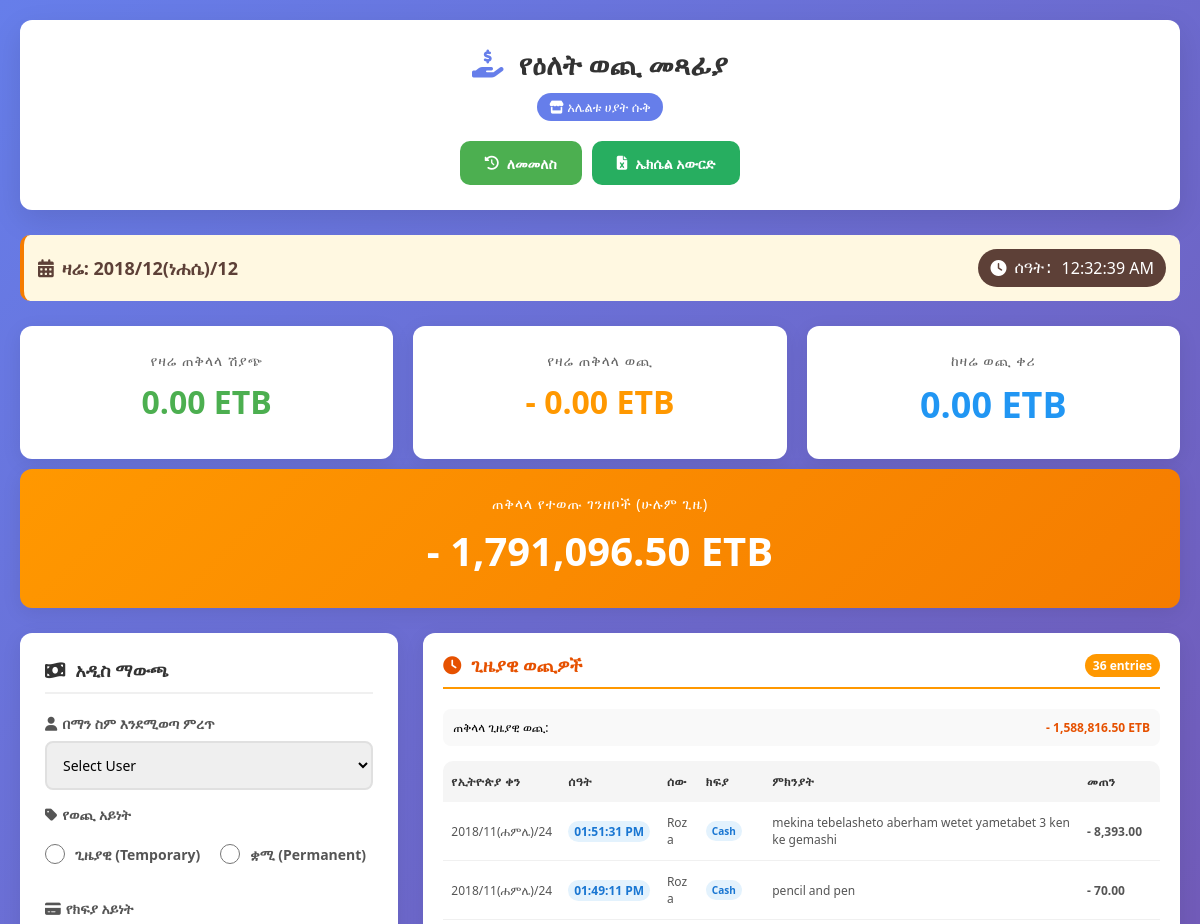
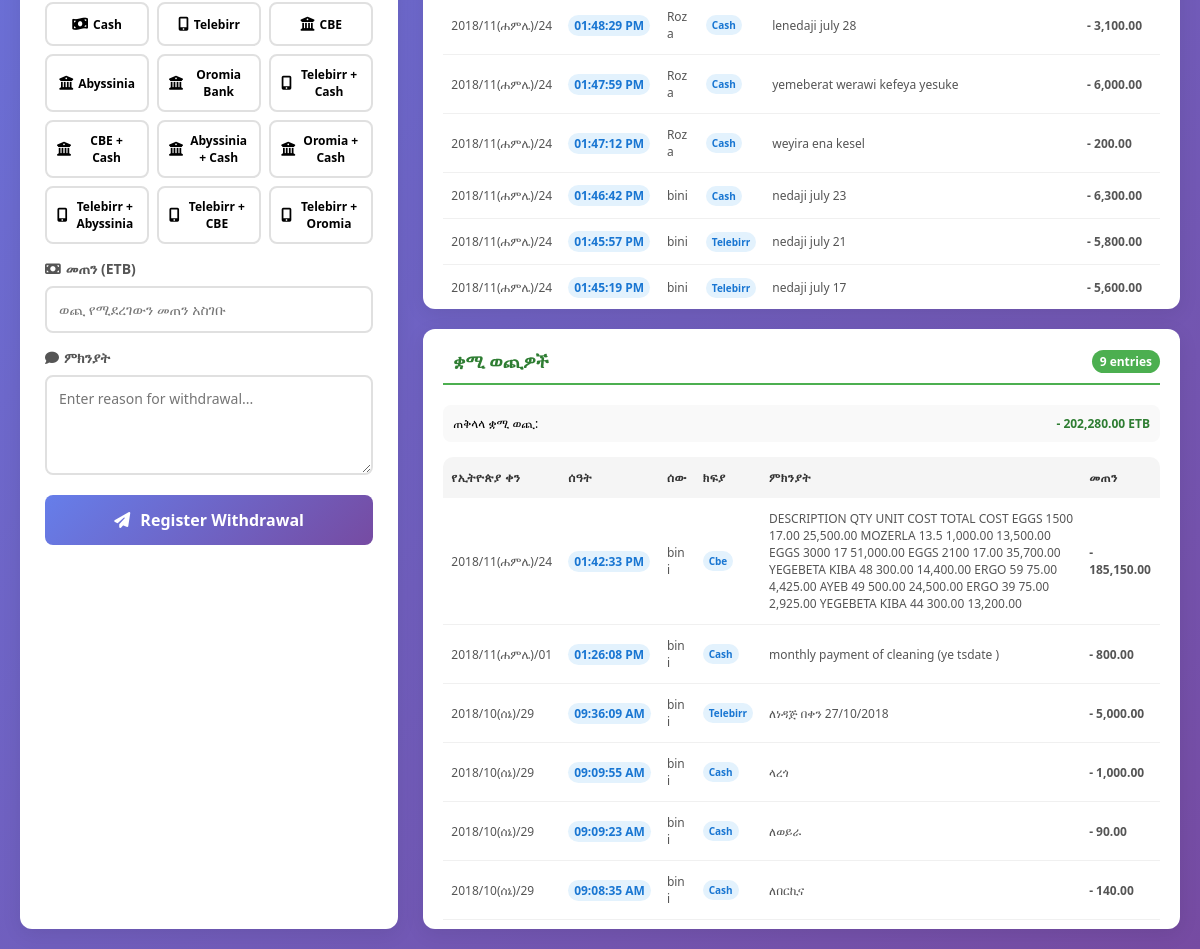
Page /daily_cashier.php (signed in) on the committed database (2 pictures, top to bottom).
### tables this page shows
CREATE TABLE `daily_withdrawals` (
  `id` int(11) NOT NULL AUTO_INCREMENT,
  `user_id` int(11) DEFAULT NULL,
  `branch_id` int(11) DEFAULT NULL,
  `username` varchar(100) DEFAULT NULL,
  `amount` decimal(10,2) DEFAULT NULL,
  `reason` text DEFAULT NULL,
  `gregorian_date` date DEFAULT NULL,
  `ethiopian_date` varchar(50) DEFAULT NULL,
  `created_at` datetime DEFAULT current_timestamp(),
  `ethiopian_time` varchar(20) DEFAULT NULL,
  `gregorian_time` varchar(20) DEFAULT NULL,
  `payment_type` varchar(50) DEFAULT 'cash',
  `withdrawal_type` varchar(20) DEFAULT 'ጊዜያዊ',
  PRIMARY KEY (`id`)
);

CREATE TABLE `users` (
  `id` int(11) NOT NULL AUTO_INCREMENT,
  `username` varchar(50) NOT NULL,
  `password` varchar(255) NOT NULL,
  `password_changed` tinyint(1) DEFAULT 0,
  `full_name` varchar(100) NOT NULL,
  `role` enum('admin','manager','cashier','seller','boss','super_admin') DEFAULT 'seller',
  `branch_id` int(11) DEFAULT NULL,
  `created_by` int(11) DEFAULT NULL,
  `created_at` timestamp NOT NULL DEFAULT current_timestamp(),
  `is_active` tinyint(1) DEFAULT 1,
  `read_only` tinyint(1) NOT NULL DEFAULT 0 COMMENT '1 = user can only view, cannot add/edit/delete',
  PRIMARY KEY (`id`)
);

### daily_cashier.php (the view, shortened to what the rows shown need)
<?php
require_once 'config.php';
mysqli_query($conn, "SET time_zone = '+03:00'");
$current_branch_id = getCurrentBranchId($conn, $_SESSION['user_id'], $_SESSION['role']);
function get_ethiopian_date($timestamp = null) {
    if ($timestamp === null) {
        $timestamp = time();
    }
    $greg_year = (int)date('Y', $timestamp);
    $greg_month = (int)date('n', $timestamp);
    $greg_day = (int)date('j', $timestamp);
    $ethiopian_months = [
        1 => 'መስከረም', 2 => 'ጥቅምት', 3 => 'ህዳር', 4 => 'ታህሳስ',
        5 => 'ጥር', 6 => 'የካቲት', 7 => 'መጋቢት', 8 => 'ሚያዝያ',
        9 => 'ግንቦት', 10 => 'ሰኔ', 11 => 'ሐምሌ', 12 => 'ነሐሴ', 13 => 'ጳጉሜ'
    ];
    $is_gregorian_leap = (($greg_year % 4 == 0 && $greg_year % 100 != 0) || ($greg_year % 400 == 0));
    $new_year_day = ($is_gregorian_leap && $greg_month > 9) ? 12 : 11;
    if ($greg_month > 9 || ($greg_month == 9 && $greg_day >= $new_year_day)) {
        $ethiopian_year = $greg_year - 7;
    } else {
        $ethiopian_year = $greg_year - 8;
    }
    $month_days = [30, 30, 30, 30, 30, 30, 30, 30, 30, 30, 30, 30, 5];
    $is_ethiopian_leap = (($ethiopian_year % 4) == 3);
    $new_year_timestamp = mktime(0, 0, 0, 9, $new_year_day, $greg_year);
    if ($timestamp < $new_year_timestamp) {
        $prev_year = $greg_year - 1;
        $prev_year_leap = (($prev_year % 4 == 0 && $prev_year % 100 != 0) || ($prev_year % 400 == 0));
        $prev_new_year_day = ($prev_year_leap) ? 12 : 11;
        $new_year_timestamp = mktime(0, 0, 0, 9, $prev_new_year_day, $prev_year);
    }
    $days_since_new_year = floor(($timestamp - $new_year_timestamp) / (60 * 60 * 24));
    $remaining_days = $days_since_new_year;
    $ethiopian_month = 1;
    for ($m = 0; $m < 13; $m++) {
        if ($remaining_days < $month_days[$m]) {
            $ethiopian_month = $m + 1;
            $ethiopian_day = $remaining_days + 1;
            break;
        }
        $remaining_days -= $month_days[$m];
    }
    return [
        'date' => $ethiopian_year . '/' . sprintf('%02d', $ethiopian_month) . '(' . $ethiopian_months[$ethiopian_month] . ')/' . sprintf('%02d', $ethiopian_day),
        'year' => $ethiopian_year,
        'month' => $ethiopian_month,
        'month_name' => $ethiopian_months[$ethiopian_month],
        'day' => $ethiopian_day
    ];
}
$all_withdrawals_list_query = mysqli_query($conn, "
    SELECT dw.*, u.username
    FROM daily_withdrawals dw
    LEFT JOIN users u ON dw.user_id = u.id
    WHERE dw.branch_id = $current_branch_id
    ORDER BY dw.created_at DESC
    LIMIT 500
");
$temp_withdrawals = [];
$perm_withdrawals = [];
if(mysqli_num_rows($all_withdrawals_list_query) > 0) {
    mysqli_data_seek($all_withdrawals_list_query, 0);
    while($withdrawal = mysqli_fetch_assoc($all_withdrawals_list_query)) {
        if($withdrawal['withdrawal_type'] == 'ጊዜያዊ') {
            $temp_withdrawals[] = $withdrawal;
        } else {
            $perm_withdrawals[] = $withdrawal;
        }
    }
}
?>
<!DOCTYPE html>
<html lang="en">
<head>
    <link rel="stylesheet" href="https://cdnjs.cloudflare.com/ajax/libs/font-awesome/6.4.0/css/all.min.css">
</head>
<body>
    <div class="container">
        <div class="header">
            <h1><i class="fas fa-hand-holding-usd"></i> የዕለት ወጪ መጻፊያ</h1>
        </div>
        <div class="main-content">
            <div class="transactions-wrapper">
                <div class="transactions-list">
                    <?php if(!empty($temp_withdrawals)): ?>
                        <table class="transactions-table">
                            <thead>
                                <tr>
                                    <th>የኢትዮጵያ ቀን</th>
                                    <th>ሰዓት</th>
                                    <th>ሰው</th>
                                    <th>ክፍያ</th>
                                    <th>ምክንያት</th>
                                    <th>መጠን</th>
                                </tr>
                            </thead>
                            <tbody>
                                <?php foreach($temp_withdrawals as $withdrawal):
                                    $eth_date_data = get_ethiopian_date(strtotime($withdrawal['created_at']));
                                    $eth_date = $eth_date_data['date'];
                                    $display_time = date('h:i:s A', strtotime($withdrawal['created_at']));
                                ?>
                                <tr>
                                    <td><?php echo htmlspecialchars($eth_date); ?></td>
                                    <td class="time-cell"><span class="gregorian-time"><?php echo $display_time; ?></span></td>
                                    <td><?php echo htmlspecialchars($withdrawal['username']); ?></td>
                                    <td><span class="payment-type-badge"><?php echo ucwords(str_replace('_', ' ', $withdrawal['payment_type'])); ?></span></td>
                                    <td><?php echo htmlspecialchars($withdrawal['reason']); ?></td>
                                    <td class="withdrawal-amount">- <?php echo number_format($withdrawal['amount'], 2); ?></td>
                                </tr>
                                <?php endforeach; ?>
                            </tbody>
                        </table>
                    <?php endif; ?>
                </div>
                <div class="transactions-list">
                    <?php if(!empty($perm_withdrawals)): ?>
                        <table class="transactions-table">
                            <thead>
                                <tr>
                                    <th>የኢትዮጵያ ቀን</th>
                                    <th>ሰዓት</th>
                                    <th>ሰው</th>
                                    <th>ክፍያ</th>
                                    <th>ምክንያት</th>
                                    <th>መጠን</th>
                                </tr>
                            </thead>
                            <tbody>
                                <?php foreach($perm_withdrawals as $withdrawal):
                                    $eth_date_data = get_ethiopian_date(strtotime($withdrawal['created_at']));
                                    $eth_date = $eth_date_data['date'];
                                    $display_time = date('h:i:s A', strtotime($withdrawal['created_at']));
                                ?>
                                <tr>
                                    <td><?php echo htmlspecialchars($eth_date); ?></td>
                                    <td class="time-cell"><span class="gregorian-time"><?php echo $display_time; ?></span></td>
                                    <td><?php echo htmlspecialchars($withdrawal['username']); ?></td>
                                    <td><span class="payment-type-badge"><?php echo ucwords(str_replace('_', ' ', $withdrawal['payment_type'])); ?></span></td>
                                    <td><?php echo htmlspecialchars($withdrawal['reason']); ?></td>
                                    <td class="withdrawal-amount">- <?php echo number_format($withdrawal['amount'], 2); ?></td>
                                </tr>
                                <?php endforeach; ?>
                            </tbody>
                        </table>
                    <?php endif; ?>
                </div>
            </div>
        </div>
    </div>
</body>
</html>

### rows in the picture
daily_withdrawals: eth_date "2018/11(ሐምሌ)/24", created_at "01:51:31 PM", user.username "Roza", payment_type "Cash", reason "mekina tebelasheto aberham wetet yametabet 3 ken ke gemashi", amount "8,393.00"
daily_withdrawals: eth_date "2018/11(ሐምሌ)/24", created_at "01:49:11 PM", user.username "Roza", payment_type "Cash", reason "pencil and pen", amount "70.00"
daily_withdrawals: eth_date "2018/11(ሐምሌ)/24", created_at "01:48:29 PM", user.username "Roza", payment_type "Cash", reason "lenedaji july 28", amount "3,100.00"
daily_withdrawals: eth_date "2018/11(ሐምሌ)/24", created_at "01:47:59 PM", user.username "Roza", payment_type "Cash", reason "yemeberat werawi kefeya yesuke", amount "6,000.00"
daily_withdrawals: eth_date "2018/11(ሐምሌ)/24", created_at "01:47:12 PM", user.username "Roza", payment_type "Cash", reason "weyira ena kesel", amount "200.00"
daily_withdrawals: eth_date "2018/11(ሐምሌ)/24", created_at "01:46:42 PM", user.username "bini", payment_type "Cash", reason "nedaji july 23", amount "6,300.00"
daily_withdrawals: eth_date "2018/11(ሐምሌ)/24", created_at "01:45:57 PM", user.username "bini", payment_type "Telebirr", reason "nedaji july 21", amount "5,800.00"
daily_withdrawals: eth_date "2018/11(ሐምሌ)/24", created_at "01:45:19 PM", user.username "bini", payment_type "Telebirr", reason "nedaji july 17", amount "5,600.00"
daily_withdrawals: eth_date "2018/11(ሐምሌ)/24", created_at "01:42:33 PM", user.username "bini", payment_type "Cbe", reason "DESCRIPTION QTY UNIT COST TOTAL COST EGGS 1500 17.00 25,500.00 MOZERLA 13.5 1,000.00 13,500.00 EGGS 3000 17 51,000.00 EGGS 2100 17.00 35,700.00 YEGEBETA KIBA 48 300.00 14,400.00 ERGO 59 75.00 4,425.00 AYEB 49 500.00 24,500.00 ERGO 39 75.00 2,925.00 YEGEBETA KIBA 44 300.00 13,200.00", amount "185,150.00"
daily_withdrawals: created_at "2018/11(ሐምሌ)/01", created_at "01:26:08 PM", user.username "bini", payment_type "Cash", reason "monthly payment of cleaning (ye tsdate )", amount "800.00"
daily_withdrawals: created_at "2018/10(ሰኔ)/29", created_at "09:36:09 AM", user.username "bini", payment_type "Telebirr", reason "ለነዳጅ በቀን 27/10/2018", amount "5,000.00"
daily_withdrawals: created_at "2018/10(ሰኔ)/29", created_at "09:09:55 AM", user.username "bini", payment_type "Cash", reason "ላረጎ", amount "1,000.00"
daily_withdrawals: created_at "2018/10(ሰኔ)/29", created_at "09:09:23 AM", user.username "bini", payment_type "Cash", reason "ለወይራ", amount "90.00"
daily_withdrawals: created_at "2018/10(ሰኔ)/29", created_at "09:08:35 AM", user.username "bini", payment_type "Cash", reason "ለበርኪና", amount "140.00"

### other values in the picture
$current_branch_name "አሌልቱ ሀያት ሱቅ"
$current_eth_date "2018/12(ነሐሴ)/12"
$total_sales "0.00"
$total_today_withdrawals "0.00"
$current_balance "0.00"
$total_all_withdrawals "1,791,096.50"
count($temp_withdrawals) "36"
$temp_total "1,588,816.50"
count($perm_withdrawals) "9"
$perm_total "202,280.00"
